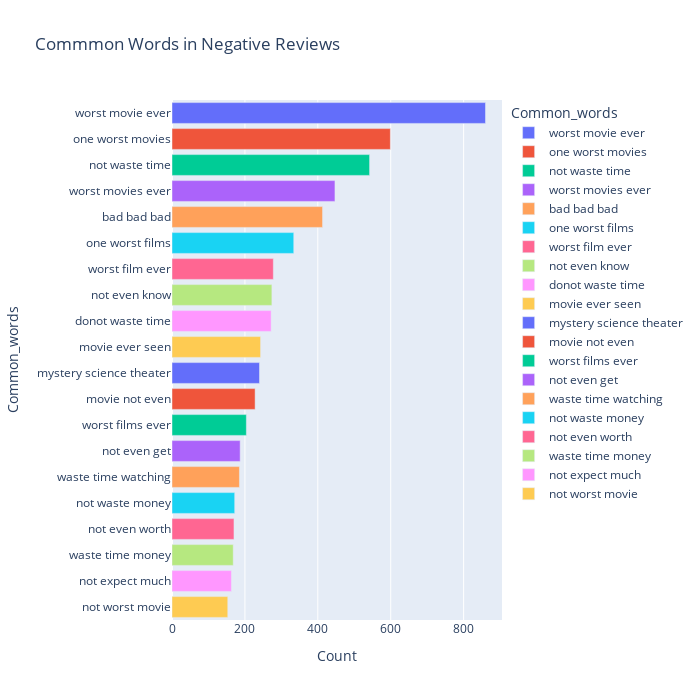

Notebook code for this chart:
### Code cell
most_common_uni = get_top_text_ngrams(df.Reviews_clean[df['Ratings']<=4],20,3)
most_common_uni = dict(most_common_uni)
temp = pd.DataFrame(columns = ["Common_words" , 'Count'])
temp["Common_words"] = list(most_common_uni.keys())
temp["Count"] = list(most_common_uni.values())
fig = px.bar(temp, x="Count", y="Common_words", title='Commmon Words in Negative Reviews', orientation='h', 
             width=700, height=700,color='Common_words')
fig.show()

### Figure 1 — Plotly figure (JSON) as saved in the notebook; plotly's stock layout.template omitted (floating-point values rounded to 4 significant figures)
{"data": [{"alignmentgroup": "True", "hovertemplate": "Common_words=%{y}<br>Count=%{x}<extra></extra>", "legendgroup": "worst movie ever", "marker": {"color": "#636efa", "pattern": {"shape": ""}}, "name": "worst movie ever", "offsetgroup": "worst movie ever", "orientation": "h", "showlegend": true, "textposition": "auto", "type": "bar", "x": [860], "xaxis": "x", "y": ["worst movie ever"], "yaxis": "y"}, {"alignmentgroup": "True", "hovertemplate": "Common_words=%{y}<br>Count=%{x}<extra></extra>", "legendgroup": "one worst movies", "marker": {"color": "#EF553B", "pattern": {"shape": ""}}, "name": "one worst movies", "offsetgroup": "one worst movies", "orientation": "h", "showlegend": true, "textposition": "auto", "type": "bar", "x": [599], "xaxis": "x", "y": ["one worst movies"], "yaxis": "y"}, {"alignmentgroup": "True", "hovertemplate": "Common_words=%{y}<br>Count=%{x}<extra></extra>", "legendgroup": "not waste time", "marker": {"color": "#00cc96", "pattern": {"shape": ""}}, "name": "not waste time", "offsetgroup": "not waste time", "orientation": "h", "showlegend": true, "textposition": "auto", "type": "bar", "x": [542], "xaxis": "x", "y": ["not waste time"], "yaxis": "y"}, {"alignmentgroup": "True", "hovertemplate": "Common_words=%{y}<br>Count=%{x}<extra></extra>", "legendgroup": "worst movies ever", "marker": {"color": "#ab63fa", "pattern": {"shape": ""}}, "name": "worst movies ever", "offsetgroup": "worst movies ever", "orientation": "h", "showlegend": true, "textposition": "auto", "type": "bar", "x": [447], "xaxis": "x", "y": ["worst movies ever"], "yaxis": "y"}, {"alignmentgroup": "True", "hovertemplate": "Common_words=%{y}<br>Count=%{x}<extra></extra>", "legendgroup": "bad bad bad", "marker": {"color": "#FFA15A", "pattern": {"shape": ""}}, "name": "bad bad bad", "offsetgroup": "bad bad bad", "orientation": "h", "showlegend": true, "textposition": "auto", "type": "bar", "x": [413], "xaxis": "x", "y": ["bad bad bad"], "yaxis": "y"}, {"alignmentgroup": "True", "hovertemplate": "Common_words=%{y}<br>Count=%{x}<extra></extra>", "legendgroup": "one worst films", "marker": {"color": "#19d3f3", "pattern": {"shape": ""}}, "name": "one worst films", "offsetgroup": "one worst films", "orientation": "h", "showlegend": true, "textposition": "auto", "type": "bar", "x": [334], "xaxis": "x", "y": ["one worst films"], "yaxis": "y"}, {"alignmentgroup": "True", "hovertemplate": "Common_words=%{y}<br>Count=%{x}<extra></extra>", "legendgroup": "worst film ever", "marker": {"color": "#FF6692", "pattern": {"shape": ""}}, "name": "worst film ever", "offsetgroup": "worst film ever", "orientation": "h", "showlegend": true, "textposition": "auto", "type": "bar", "x": [278], "xaxis": "x", "y": ["worst film ever"], "yaxis": "y"}, {"alignmentgroup": "True", "hovertemplate": "Common_words=%{y}<br>Count=%{x}<extra></extra>", "legendgroup": "not even know", "marker": {"color": "#B6E880", "pattern": {"shape": ""}}, "name": "not even know", "offsetgroup": "not even know", "orientation": "h", "showlegend": true, "textposition": "auto", "type": "bar", "x": [274], "xaxis": "x", "y": ["not even know"], "yaxis": "y"}, {"alignmentgroup": "True", "hovertemplate": "Common_words=%{y}<br>Count=%{x}<extra></extra>", "legendgroup": "donot waste time", "marker": {"color": "#FF97FF", "pattern": {"shape": ""}}, "name": "donot waste time", "offsetgroup": "donot waste time", "orientation": "h", "showlegend": true, "textposition": "auto", "type": "bar", "x": [272], "xaxis": "x", "y": ["donot waste time"], "yaxis": "y"}, {"alignmentgroup": "True", "hovertemplate": "Common_words=%{y}<br>Count=%{x}<extra></extra>", "legendgroup": "movie ever seen", "marker": {"color": "#FECB52", "pattern": {"shape": ""}}, "name": "movie ever seen", "offsetgroup": "movie ever seen", "orientation": "h", "showlegend": true, "textposition": "auto", "type": "bar", "x": [243], "xaxis": "x", "y": ["movie ever seen"], "yaxis": "y"}, {"alignmentgroup": "True", "hovertemplate": "Common_words=%{y}<br>Count=%{x}<extra></extra>", "legendgroup": "mystery science theater", "marker": {"color": "#636efa", "pattern": {"shape": ""}}, "name": "mystery science theater", "offsetgroup": "mystery science theater", "orientation": "h", "showlegend": true, "textposition": "auto", "type": "bar", "x": [240], "xaxis": "x", "y": ["mystery science theater"], "yaxis": "y"}, {"alignmentgroup": "True", "hovertemplate": "Common_words=%{y}<br>Count=%{x}<extra></extra>", "legendgroup": "movie not even", "marker": {"color": "#EF553B", "pattern": {"shape": ""}}, "name": "movie not even", "offsetgroup": "movie not even", "orientation": "h", "showlegend": true, "textposition": "auto", "type": "bar", "x": [228], "xaxis": "x", "y": ["movie not even"], "yaxis": "y"}, {"alignmentgroup": "True", "hovertemplate": "Common_words=%{y}<br>Count=%{x}<extra></extra>", "legendgroup": "worst films ever", "marker": {"color": "#00cc96", "pattern": {"shape": ""}}, "name": "worst films ever", "offsetgroup": "worst films ever", "orientation": "h", "showlegend": true, "textposition": "auto", "type": "bar", "x": [204], "xaxis": "x", "y": ["worst films ever"], "yaxis": "y"}, {"alignmentgroup": "True", "hovertemplate": "Common_words=%{y}<br>Count=%{x}<extra></extra>", "legendgroup": "not even get", "marker": {"color": "#ab63fa", "pattern": {"shape": ""}}, "name": "not even get", "offsetgroup": "not even get", "orientation": "h", "showlegend": true, "textposition": "auto", "type": "bar", "x": [187], "xaxis": "x", "y": ["not even get"], "yaxis": "y"}, {"alignmentgroup": "True", "hovertemplate": "Common_words=%{y}<br>Count=%{x}<extra></extra>", "legendgroup": "waste time watching", "marker": {"color": "#FFA15A", "pattern": {"shape": ""}}, "name": "waste time watching", "offsetgroup": "waste time watching", "orientation": "h", "showlegend": true, "textposition": "auto", "type": "bar", "x": [185], "xaxis": "x", "y": ["waste time watching"], "yaxis": "y"}, {"alignmentgroup": "True", "hovertemplate": "Common_words=%{y}<br>Count=%{x}<extra></extra>", "legendgroup": "not waste money", "marker": {"color": "#19d3f3", "pattern": {"shape": ""}}, "name": "not waste money", "offsetgroup": "not waste money", "orientation": "h", "showlegend": true, "textposition": "auto", "type": "bar", "x": [172], "xaxis": "x", "y": ["not waste money"], "yaxis": "y"}, {"alignmentgroup": "True", "hovertemplate": "Common_words=%{y}<br>Count=%{x}<extra></extra>", "legendgroup": "not even worth", "marker": {"color": "#FF6692", "pattern": {"shape": ""}}, "name": "not even worth", "offsetgroup": "not even worth", "orientation": "h", "showlegend": true, "textposition": "auto", "type": "bar", "x": [170], "xaxis": "x", "y": ["not even worth"], "yaxis": "y"}, {"alignmentgroup": "True", "hovertemplate": "Common_words=%{y}<br>Count=%{x}<extra></extra>", "legendgroup": "waste time money", "marker": {"color": "#B6E880", "pattern": {"shape": ""}}, "name": "waste time money", "offsetgroup": "waste time money", "orientation": "h", "showlegend": true, "textposition": "auto", "type": "bar", "x": [168], "xaxis": "x", "y": ["waste time money"], "yaxis": "y"}, {"alignmentgroup": "True", "hovertemplate": "Common_words=%{y}<br>Count=%{x}<extra></extra>", "legendgroup": "not expect much", "marker": {"color": "#FF97FF", "pattern": {"shape": ""}}, "name": "not expect much", "offsetgroup": "not expect much", "orientation": "h", "showlegend": true, "textposition": "auto", "type": "bar", "x": [163], "xaxis": "x", "y": ["not expect much"], "yaxis": "y"}, {"alignmentgroup": "True", "hovertemplate": "Common_words=%{y}<br>Count=%{x}<extra></extra>", "legendgroup": "not worst movie", "marker": {"color": "#FECB52", "pattern": {"shape": ""}}, "name": "not worst movie", "offsetgroup": "not worst movie", "orientation": "h", "showlegend": true, "textposition": "auto", "type": "bar", "x": [153], "xaxis": "x", "y": ["not worst movie"], "yaxis": "y"}], "layout": {"barmode": "relative", "height": 700, "legend": {"title": {"text": "Common_words"}, "tracegroupgap": 0}, "title": {"text": "Commmon Words in Negative Reviews"}, "width": 700, "xaxis": {"anchor": "y", "autorange": true, "domain": [0, 1], "range": [0, 905.3], "title": {"text": "Count"}, "type": "linear"}, "yaxis": {"anchor": "x", "autorange": true, "categoryarray": ["not worst movie", "not expect much", "waste time money", "not even worth", "not waste money", "waste time watching", "not even get", "worst films ever", "movie not even", "mystery science theater", "movie ever seen", "donot waste time", "not even know", "worst film ever", "one worst films", "bad bad bad", "worst movies ever", "not waste time", "one worst movies", "worst movie ever"], "categoryorder": "array", "domain": [0, 1], "range": [-0.5, 19.5], "title": {"text": "Common_words"}, "type": "category"}}}
